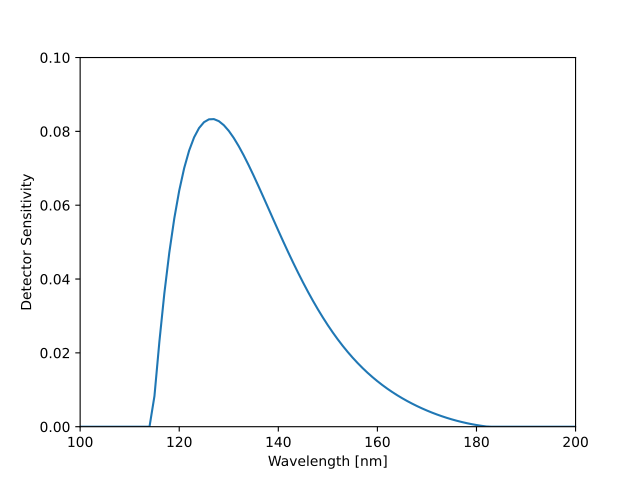

This figure's Python source:
import matplotlib.pyplot as plt
import numpy as np
import pyuvs as pu

fig, ax = plt.subplots()

curve = pu.load_fuv_sensitivity_curve_manufacturer()
ax.plot(curve[:, 0], curve[:, 1])
ax.set_xlabel('Wavelength [nm]')
ax.set_ylabel('Detector Sensitivity')
ax.set_xlim(100, 200)
ax.set_ylim(0, 0.1)
plt.show()
